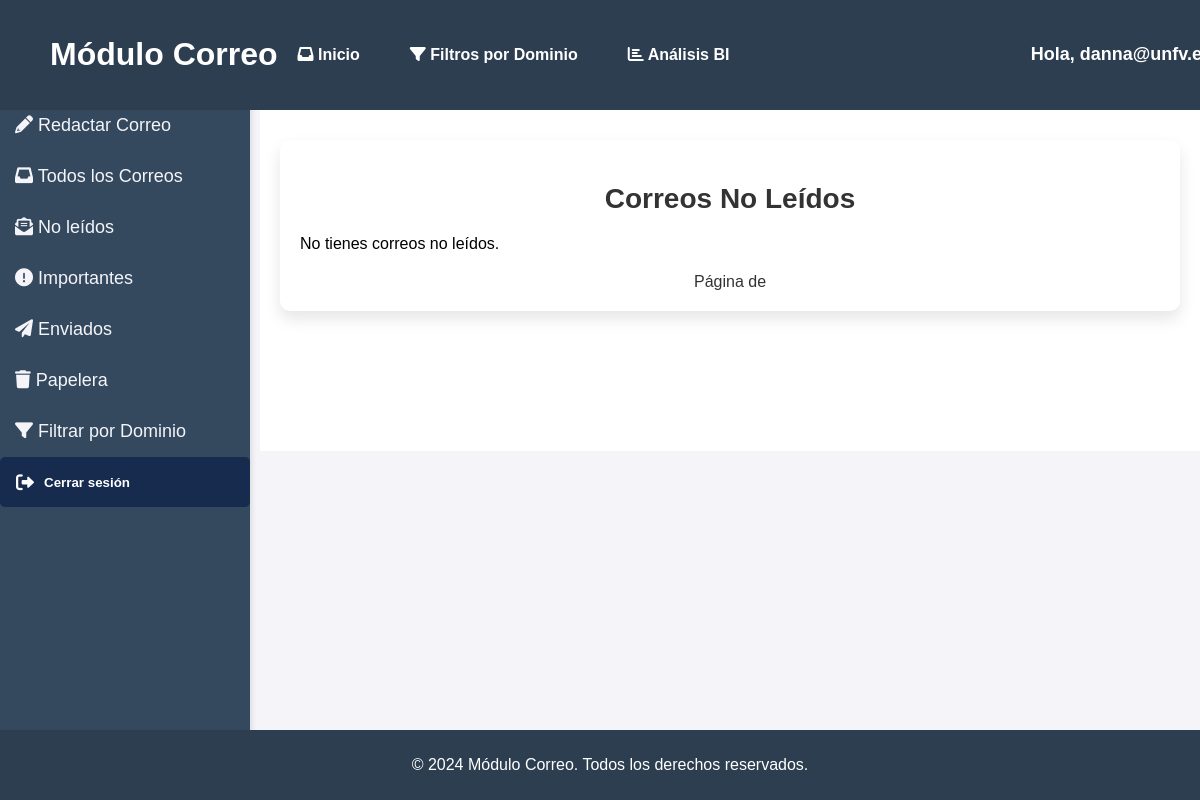
Before: /home/correos-no-leidos/ (signed in) with the older database file.
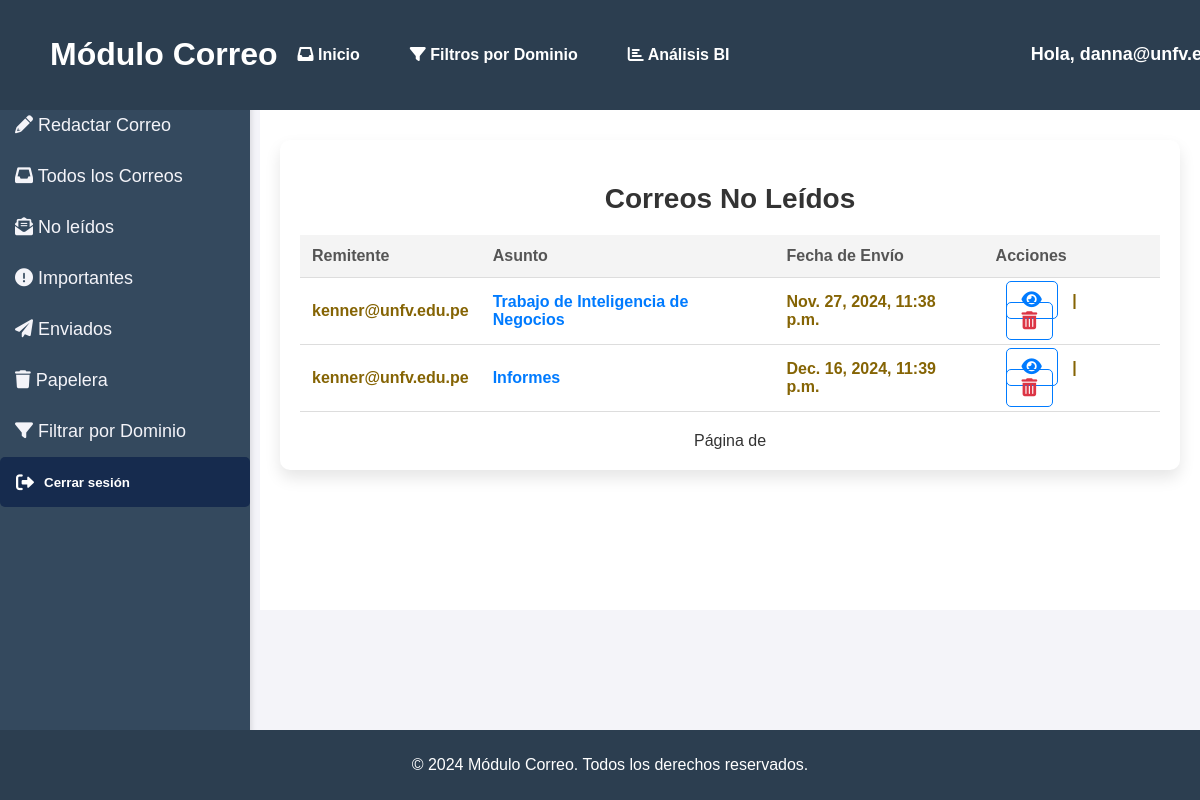
After: the same page with the newer database file.
### emails/models.py (models this page shows, shortened)
class Correo(models.Model):
    remitente = models.ForeignKey(User, on_delete=models.CASCADE, related_name="enviados")
    destinatario = models.ForeignKey(User, on_delete=models.CASCADE, related_name="correos_recibidos")
    asunto = models.CharField(max_length=200)
    contenido = models.TextField()
    fecha_envio = models.DateTimeField(auto_now_add=True)
    eliminado_por_remitente = models.BooleanField(default=False)
    eliminado_por_destinatario = models.BooleanField(default=False)
    prioridad = models.ForeignKey(Prioridad, on_delete=models.SET_NULL, null=True, blank=True)  # Clave foránea
    leido = models.BooleanField(default=False)

### emails/views.py (the view)
# urls.py: path('correos-no-leidos/', views.correos_no_leidos, name='correos_no_leidos'),
@login_required
def correos_no_leidos(request):
    correos_no_leidos = Correo.objects.filter(destinatario=request.user, leido=False,eliminado_por_destinatario=False)
    return render(request, 'emails/correos_no_leidos.html', {
        'correos_no_leidos': correos_no_leidos
    })

### Templates/emails/correos_no_leidos.html (shortened to what this page needs)
{% extends 'emails/base.html' %}
{% block content %}
<div class="correos-no-leidos-container">
  <h2>Correos No Leídos</h2>
  {% if correos_no_leidos %}
    <table>
      <thead>
        <tr>
          <th>Remitente</th>
          <th>Asunto</th>
          <th>Fecha de Envío</th>
          <th>Acciones</th>
        </tr>
      </thead>
      <tbody>
        {% for correo in correos_no_leidos %}
          <tr class="no-leido">
            <td>{{ correo.remitente }}</td>
            <td>
              <a href="{% url 'ver_correo' correo.id %}">{{ correo.asunto }}</a>
            </td>
            <td>{{ correo.fecha_envio }}</td>
            <td class="acciones">
              <a href="{% url 'ver_correo' correo.id %}" title="Ver Correo"><i class="fas fa-eye"></i></a> |
              <a href="{% url 'eliminar_correo_recibido' correo.id %}" title="Eliminar Correo" style="color: #dc3545;"><i class="fas fa-trash-alt"></i></a>
            </td>
          </tr>
        {% endfor %}
      </tbody>
    </table>
  {% else %}
    <p>No tienes correos no leídos.</p>
  {% endif %}
  <div class="pagination">
    <span>Página {{ correos_no_leidos.number }} de {{ correos_no_leidos.paginator.num_pages }}</span>
  </div>
</div>
{% endblock %}

Changed rows visible on the page:
now on this page (row edited): Correo: remitente "kenner@unfv.edu.pe", asunto "Trabajo de Inteligencia de Negocios", fecha_envio "Nov. 27, 2024, 11:38 p.m."
added Correo: remitente "kenner@unfv.edu.pe", asunto "Informes", fecha_envio "Dec. 16, 2024, 11:39 p.m."
Other visible differences:
text no longer shown: "No tienes correos no leídos."
text now shown: "Remitente Asunto Fecha de Envío Acciones"
